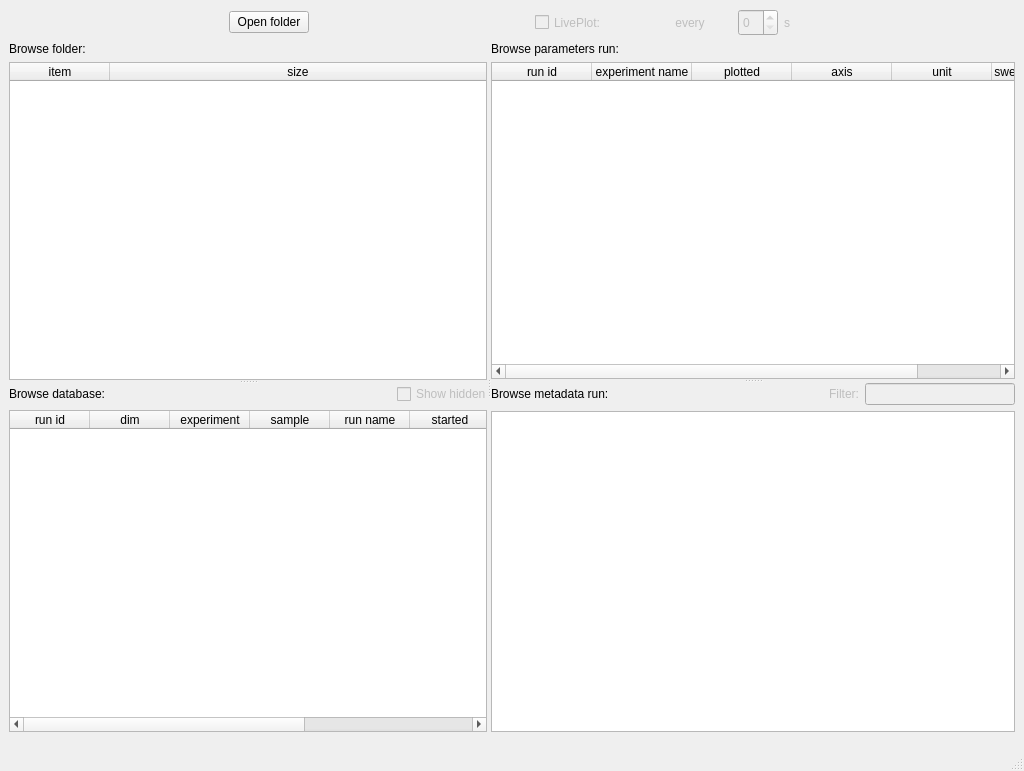
<?xml version="1.0" encoding="UTF-8"?>
<ui version="4.0">
 <class>MainWindow</class>
 <widget class="QMainWindow" name="MainWindow">
  <property name="geometry">
   <rect>
    <x>0</x>
    <y>0</y>
    <width>1024</width>
    <height>771</height>
   </rect>
  </property>
  <property name="windowTitle">
   <string>Plotter</string>
  </property>
  <widget class="QWidget" name="centralwidget">
   <layout class="QVBoxLayout" name="verticalLayout_4">
    <item>
     <layout class="QVBoxLayout" name="verticalLayout_3">
      <item>
       <layout class="QHBoxLayout" name="TopHorizontalLayout">
        <item>
         <widget class="QPushButton" name="pushButtonOpenFolder">
          <property name="minimumSize">
           <size>
            <width>0</width>
            <height>0</height>
           </size>
          </property>
          <property name="maximumSize">
           <size>
            <width>80</width>
            <height>16777215</height>
           </size>
          </property>
          <property name="text">
           <string>Open folder</string>
          </property>
         </widget>
        </item>
        <item>
         <layout class="QHBoxLayout" name="labelPath"/>
        </item>
        <item>
         <layout class="QHBoxLayout" name="LivePlot">
          <property name="spacing">
           <number>6</number>
          </property>
          <item>
           <widget class="QCheckBox" name="checkBoxLivePlot">
            <property name="enabled">
             <bool>false</bool>
            </property>
            <property name="maximumSize">
             <size>
              <width>65</width>
              <height>30</height>
             </size>
            </property>
            <property name="text">
             <string>LivePlot:</string>
            </property>
           </widget>
          </item>
          <item>
           <widget class="QLabel" name="labelLivePlotDataBase">
            <property name="enabled">
             <bool>false</bool>
            </property>
            <property name="maximumSize">
             <size>
              <width>60</width>
              <height>30</height>
             </size>
            </property>
            <property name="text">
             <string/>
            </property>
           </widget>
          </item>
          <item>
           <widget class="QLabel" name="labelLivePlot2">
            <property name="enabled">
             <bool>false</bool>
            </property>
            <property name="maximumSize">
             <size>
              <width>60</width>
              <height>30</height>
             </size>
            </property>
            <property name="text">
             <string> every</string>
            </property>
           </widget>
          </item>
          <item>
           <widget class="QSpinBox" name="spinBoxLivePlot">
            <property name="enabled">
             <bool>false</bool>
            </property>
            <property name="minimumSize">
             <size>
              <width>25</width>
              <height>0</height>
             </size>
            </property>
            <property name="maximumSize">
             <size>
              <width>40</width>
              <height>30</height>
             </size>
            </property>
           </widget>
          </item>
          <item>
           <widget class="QLabel" name="labelLivePlot">
            <property name="enabled">
             <bool>false</bool>
            </property>
            <property name="maximumSize">
             <size>
              <width>10</width>
              <height>30</height>
             </size>
            </property>
            <property name="text">
             <string>s</string>
            </property>
           </widget>
          </item>
         </layout>
        </item>
       </layout>
      </item>
      <item>
       <widget class="QSplitter" name="splitter">
        <property name="minimumSize">
         <size>
          <width>1000</width>
          <height>690</height>
         </size>
        </property>
        <property name="orientation">
         <enum>Qt::Horizontal</enum>
        </property>
        <widget class="QWidget" name="layoutWidget">
         <layout class="QVBoxLayout" name="verticalLayout">
          <item>
           <widget class="QSplitter" name="splitter_2">
            <property name="orientation">
             <enum>Qt::Vertical</enum>
            </property>
            <widget class="QWidget" name="layoutWidget_2">
             <layout class="QVBoxLayout" name="verticalLayout_5">
              <item>
               <widget class="QLabel" name="labelFolder">
                <property name="text">
                 <string>Browse folder:</string>
                </property>
               </widget>
              </item>
              <item>
               <widget class="QTableWidget" name="tableWidgetFolder">
                <property name="minimumSize">
                 <size>
                  <width>0</width>
                  <height>0</height>
                 </size>
                </property>
                <property name="sizeAdjustPolicy">
                 <enum>QAbstractScrollArea::AdjustIgnored</enum>
                </property>
                <property name="editTriggers">
                 <set>QAbstractItemView::NoEditTriggers</set>
                </property>
                <property name="alternatingRowColors">
                 <bool>true</bool>
                </property>
                <property name="selectionBehavior">
                 <enum>QAbstractItemView::SelectRows</enum>
                </property>
                <property name="sortingEnabled">
                 <bool>true</bool>
                </property>
                <attribute name="horizontalHeaderCascadingSectionResizes">
                 <bool>false</bool>
                </attribute>
                <attribute name="horizontalHeaderShowSortIndicator" stdset="0">
                 <bool>true</bool>
                </attribute>
                <attribute name="horizontalHeaderStretchLastSection">
                 <bool>true</bool>
                </attribute>
                <attribute name="verticalHeaderVisible">
                 <bool>true</bool>
                </attribute>
                <column>
                 <property name="text">
                  <string>item</string>
                 </property>
                 <property name="textAlignment">
                  <set>AlignCenter</set>
                 </property>
                </column>
                <column>
                 <property name="text">
                  <string>size</string>
                 </property>
                 <property name="textAlignment">
                  <set>AlignCenter</set>
                 </property>
                </column>
               </widget>
              </item>
             </layout>
            </widget>
            <widget class="QWidget" name="layoutWidget_3">
             <layout class="QVBoxLayout" name="verticalLayout_11">
              <item>
               <layout class="QHBoxLayout" name="horizontalLayout">
                <item>
                 <widget class="QLabel" name="labelDataBase">
                  <property name="maximumSize">
                   <size>
                    <width>110</width>
                    <height>16777215</height>
                   </size>
                  </property>
                  <property name="text">
                   <string>Browse database:</string>
                  </property>
                 </widget>
                </item>
                <item>
                 <widget class="QLabel" name="labelCurrentDataBase">
                  <property name="font">
                   <font>
                    <family>MS Shell Dlg 2</family>
                    <pointsize>10</pointsize>
                    <weight>75</weight>
                    <bold>true</bold>
                   </font>
                  </property>
                  <property name="styleSheet">
                   <string notr="true">color: green;</string>
                  </property>
                  <property name="text">
                   <string/>
                  </property>
                 </widget>
                </item>
                <item>
                 <widget class="QCheckBox" name="checkBoxHidden">
                  <property name="enabled">
                   <bool>false</bool>
                  </property>
                  <property name="maximumSize">
                   <size>
                    <width>90</width>
                    <height>16777215</height>
                   </size>
                  </property>
                  <property name="text">
                   <string>Show hidden</string>
                  </property>
                 </widget>
                </item>
               </layout>
              </item>
              <item>
               <widget class="QTableWidgetKey" name="tableWidgetDataBase">
                <property name="sizeAdjustPolicy">
                 <enum>QAbstractScrollArea::AdjustIgnored</enum>
                </property>
                <property name="editTriggers">
                 <set>QAbstractItemView::NoEditTriggers</set>
                </property>
                <property name="alternatingRowColors">
                 <bool>true</bool>
                </property>
                <property name="selectionBehavior">
                 <enum>QAbstractItemView::SelectRows</enum>
                </property>
                <property name="sortingEnabled">
                 <bool>true</bool>
                </property>
                <property name="columnCount">
                 <number>8</number>
                </property>
                <attribute name="horizontalHeaderDefaultSectionSize">
                 <number>80</number>
                </attribute>
                <attribute name="horizontalHeaderMinimumSectionSize">
                 <number>32</number>
                </attribute>
                <attribute name="horizontalHeaderStretchLastSection">
                 <bool>true</bool>
                </attribute>
                <attribute name="verticalHeaderVisible">
                 <bool>true</bool>
                </attribute>
                <column>
                 <property name="text">
                  <string>run id</string>
                 </property>
                </column>
                <column>
                 <property name="text">
                  <string>dim</string>
                 </property>
                </column>
                <column>
                 <property name="text">
                  <string>experiment</string>
                 </property>
                </column>
                <column>
                 <property name="text">
                  <string>sample</string>
                 </property>
                </column>
                <column>
                 <property name="text">
                  <string>run name</string>
                 </property>
                </column>
                <column>
                 <property name="text">
                  <string>started</string>
                 </property>
                </column>
                <column>
                 <property name="text">
                  <string>completed</string>
                 </property>
                </column>
                <column>
                 <property name="text">
                  <string>records</string>
                 </property>
                </column>
               </widget>
              </item>
             </layout>
            </widget>
           </widget>
          </item>
         </layout>
        </widget>
        <widget class="QWidget" name="layoutWidget">
         <layout class="QVBoxLayout" name="verticalLayout_2">
          <item>
           <widget class="QSplitter" name="splitter_3">
            <property name="orientation">
             <enum>Qt::Vertical</enum>
            </property>
            <widget class="QWidget" name="verticalLayoutWidget">
             <layout class="QVBoxLayout" name="verticalLayout_6">
              <item>
               <layout class="QHBoxLayout" name="horizontalLayout_2">
                <item>
                 <widget class="QLabel" name="labelRun">
                  <property name="minimumSize">
                   <size>
                    <width>1</width>
                    <height>0</height>
                   </size>
                  </property>
                  <property name="maximumSize">
                   <size>
                    <width>150</width>
                    <height>16777215</height>
                   </size>
                  </property>
                  <property name="text">
                   <string>Browse parameters run:</string>
                  </property>
                 </widget>
                </item>
                <item>
                 <widget class="QLabel" name="labelCurrentRun">
                  <property name="font">
                   <font>
                    <weight>75</weight>
                    <bold>true</bold>
                   </font>
                  </property>
                  <property name="text">
                   <string/>
                  </property>
                 </widget>
                </item>
               </layout>
              </item>
              <item>
               <widget class="QTableWidget" name="tableWidgetParameters">
                <property name="editTriggers">
                 <set>QAbstractItemView::NoEditTriggers</set>
                </property>
                <property name="alternatingRowColors">
                 <bool>true</bool>
                </property>
                <property name="selectionBehavior">
                 <enum>QAbstractItemView::SelectRows</enum>
                </property>
                <property name="sortingEnabled">
                 <bool>true</bool>
                </property>
                <attribute name="horizontalHeaderStretchLastSection">
                 <bool>true</bool>
                </attribute>
                <column>
                 <property name="text">
                  <string>run id</string>
                 </property>
                </column>
                <column>
                 <property name="text">
                  <string>experiment name</string>
                 </property>
                </column>
                <column>
                 <property name="text">
                  <string>plotted</string>
                 </property>
                </column>
                <column>
                 <property name="text">
                  <string>axis</string>
                 </property>
                </column>
                <column>
                 <property name="text">
                  <string>unit</string>
                 </property>
                </column>
                <column>
                 <property name="text">
                  <string>swept parameters</string>
                 </property>
                </column>
               </widget>
              </item>
             </layout>
            </widget>
            <widget class="QWidget" name="verticalLayoutWidget_2">
             <layout class="QVBoxLayout" name="verticalLayout_7">
              <item>
               <layout class="QHBoxLayout" name="horizontalLayout_3">
                <item>
                 <widget class="QLabel" name="labelMetadata">
                  <property name="maximumSize">
                   <size>
                    <width>140</width>
                    <height>16777215</height>
                   </size>
                  </property>
                  <property name="text">
                   <string>Browse metadata run:</string>
                  </property>
                 </widget>
                </item>
                <item>
                 <widget class="QLabel" name="labelCurrentMetadata">
                  <property name="font">
                   <font>
                    <weight>75</weight>
                    <bold>true</bold>
                   </font>
                  </property>
                  <property name="text">
                   <string/>
                  </property>
                 </widget>
                </item>
                <item>
                 <widget class="QLabel" name="labelFilter">
                  <property name="enabled">
                   <bool>false</bool>
                  </property>
                  <property name="maximumSize">
                   <size>
                    <width>40</width>
                    <height>16777215</height>
                   </size>
                  </property>
                  <property name="text">
                   <string>Filter:</string>
                  </property>
                  <property name="alignment">
                   <set>Qt::AlignRight|Qt::AlignTrailing|Qt::AlignVCenter</set>
                  </property>
                 </widget>
                </item>
                <item>
                 <widget class="QLineEdit" name="lineEditFilter">
                  <property name="enabled">
                   <bool>false</bool>
                  </property>
                  <property name="maximumSize">
                   <size>
                    <width>150</width>
                    <height>16777215</height>
                   </size>
                  </property>
                  <property name="font">
                   <font>
                    <italic>true</italic>
                   </font>
                  </property>
                  <property name="text">
                   <string/>
                  </property>
                 </widget>
                </item>
               </layout>
              </item>
              <item>
               <widget class="QTextEdit" name="textEditMetadata">
                <property name="verticalScrollBarPolicy">
                 <enum>Qt::ScrollBarAsNeeded</enum>
                </property>
                <property name="horizontalScrollBarPolicy">
                 <enum>Qt::ScrollBarAsNeeded</enum>
                </property>
                <property name="lineWrapMode">
                 <enum>QTextEdit::NoWrap</enum>
                </property>
                <property name="readOnly">
                 <bool>true</bool>
                </property>
               </widget>
              </item>
             </layout>
            </widget>
           </widget>
          </item>
         </layout>
        </widget>
       </widget>
      </item>
     </layout>
    </item>
   </layout>
  </widget>
  <widget class="QStatusBar" name="statusBar">
   <property name="minimumSize">
    <size>
     <width>0</width>
     <height>30</height>
    </size>
   </property>
  </widget>
 </widget>
 <customwidgets>
  <customwidget>
   <class>QTableWidgetKey</class>
   <extends>QTableWidget</extends>
   <header location="global">..ui.qtablewidgetkey</header>
  </customwidget>
 </customwidgets>
 <resources/>
 <connections/>
</ui>
